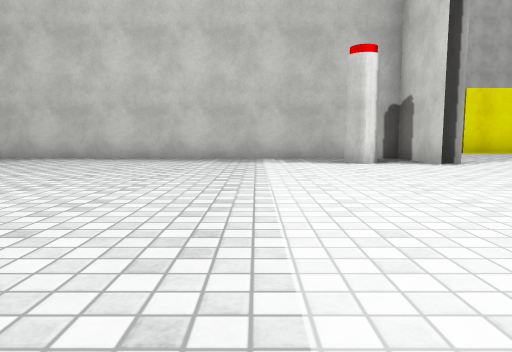
view 1 (above)

12 first-person views from a walk through a 3-D level made in the Unity game engine. The camera is 0.24 m above the floor, tilts 6° down and sees 70° across. Doors are open. The floor is counted in squares, 0.5 m on a side. Each view is taken from the middle of a square. On the plan, view 1 faces up. The plan holds only what a view shows up to about 9 squares ahead; the rest is blank. The place goes on beyond the plan. The player is left out. Surface patterns are stand-ins for the level's own textures.

view 2
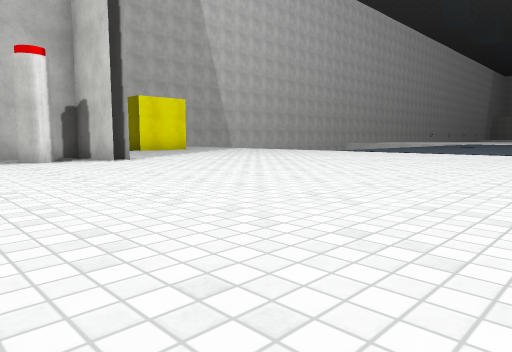

view 3
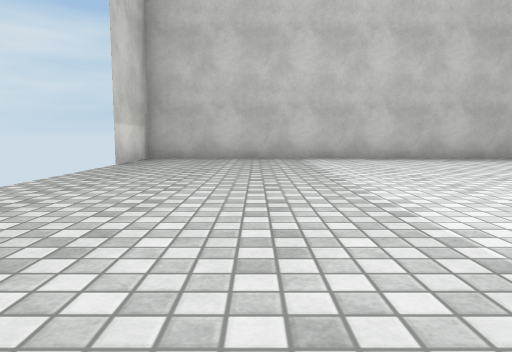

view 4
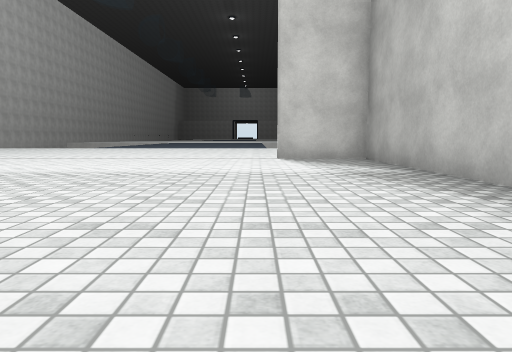

view 5
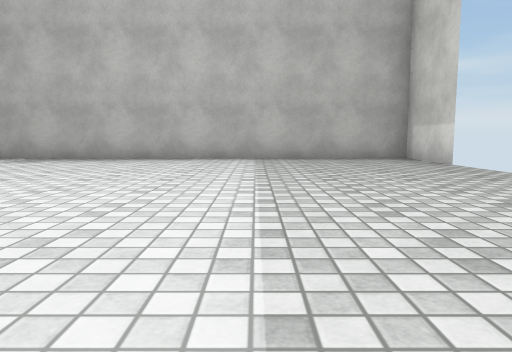

view 6
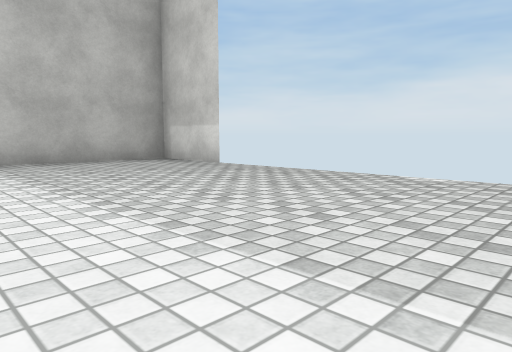

view 7
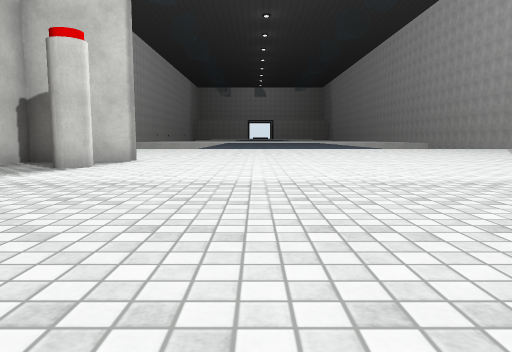

view 8
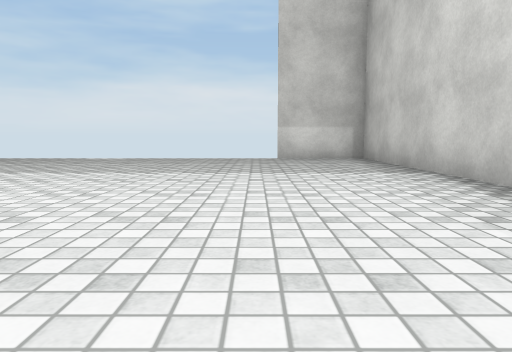

view 9
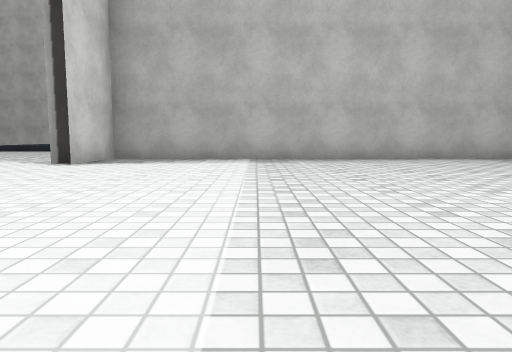

view 10
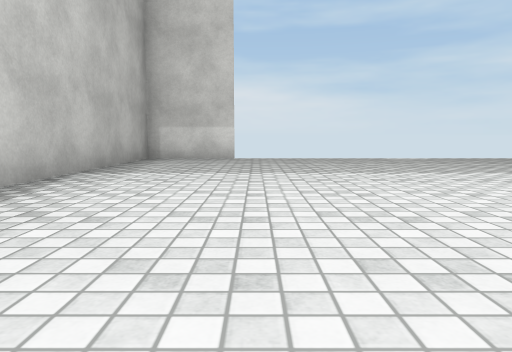

view 11
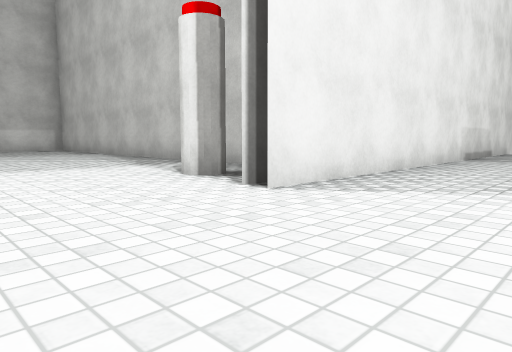

view 12
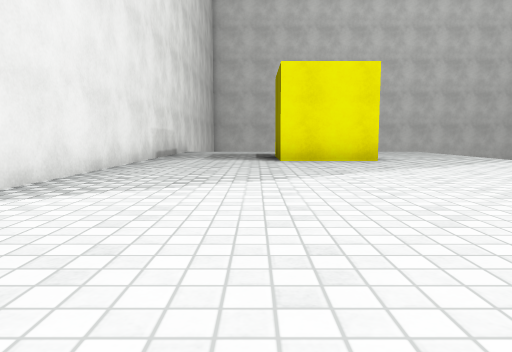

### Floor plan
Points are (right, up) in squares from view 1. A wall is a line through its corners. A room is listed if a view was taken in it or the views show most of it. See-through windows are left out.
Room 1 (views 1, 2, 3, 4, 5, 6, 7, 8, 9, 10)
walls: (-8.5, -1.4) (-8.5, -3.5) (3.3, -3.5) (3.3, -1.5); (3.3, 6.4) (3.3, 8.5) (-8.5, 8.5) (-8.5, 6.5); (3.7, 6.4) (3.7, 7.4); (3.7, -2.2) (3.7, -1.5)
ways out: open door at (3.5, 2.5) to room 2; open door at (-8.5, 2.5)
objects: other object (2, 7)
Room 2 (views 11, 12)
walls: (3.7, 14.5) (3.7, 6.5)
ways out: open door at (3.5, 2.5) to room 1
objects: other object (7, 12) to (8, 13)

Where each view was taken, in squares from view 1:
view 1: 0 up, 0 right, facing up
view 2: 1 down, 0 right, facing up-right
view 3: 0 up, 6 left, facing up
view 4: 1 down, 5 left, facing right
view 5: 5 up, 5 left, facing down
view 6: 4 up, 4 left, facing down-left
view 7: 4 up, 4 left, facing right
view 8: 6 up, 0 right, facing left
view 9: 5 up, 0 right, facing down
view 10: 1 down, 0 right, facing left
view 11: 4 up, 6 right, facing up-left
view 12: 4 up, 6 right, facing up
